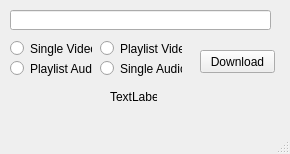
<?xml version="1.0" encoding="UTF-8"?>
<ui version="4.0">
 <class>MainWindow</class>
 <widget class="QMainWindow" name="MainWindow">
  <property name="geometry">
   <rect>
    <x>0</x>
    <y>0</y>
    <width>290</width>
    <height>154</height>
   </rect>
  </property>
  <property name="windowTitle">
   <string>MainWindow</string>
  </property>
  <widget class="QWidget" name="centralwidget">
   <widget class="QPushButton" name="download_Button">
    <property name="geometry">
     <rect>
      <x>200</x>
      <y>50</y>
      <width>75</width>
      <height>23</height>
     </rect>
    </property>
    <property name="text">
     <string>Download</string>
    </property>
   </widget>
   <widget class="QRadioButton" name="single_audio_check_button">
    <property name="geometry">
     <rect>
      <x>100</x>
      <y>60</y>
      <width>82</width>
      <height>17</height>
     </rect>
    </property>
    <property name="text">
     <string>Single Audio</string>
    </property>
   </widget>
   <widget class="QRadioButton" name="single_video_check_button">
    <property name="geometry">
     <rect>
      <x>10</x>
      <y>40</y>
      <width>82</width>
      <height>17</height>
     </rect>
    </property>
    <property name="text">
     <string>Single Video</string>
    </property>
   </widget>
   <widget class="QRadioButton" name="playlist_audio_check_button">
    <property name="geometry">
     <rect>
      <x>10</x>
      <y>60</y>
      <width>82</width>
      <height>17</height>
     </rect>
    </property>
    <property name="text">
     <string>Playlist Audio</string>
    </property>
   </widget>
   <widget class="QRadioButton" name="playlist_video_check_button">
    <property name="geometry">
     <rect>
      <x>100</x>
      <y>40</y>
      <width>82</width>
      <height>17</height>
     </rect>
    </property>
    <property name="text">
     <string>Playlist Video</string>
    </property>
   </widget>
   <widget class="QLineEdit" name="url">
    <property name="geometry">
     <rect>
      <x>10</x>
      <y>10</y>
      <width>261</width>
      <height>20</height>
     </rect>
    </property>
   </widget>
   <widget class="QLabel" name="output_label">
    <property name="geometry">
     <rect>
      <x>110</x>
      <y>90</y>
      <width>47</width>
      <height>13</height>
     </rect>
    </property>
    <property name="text">
     <string>TextLabel</string>
    </property>
   </widget>
  </widget>
  <widget class="QMenuBar" name="menubar">
   <property name="geometry">
    <rect>
     <x>0</x>
     <y>0</y>
     <width>290</width>
     <height>21</height>
    </rect>
   </property>
  </widget>
  <widget class="QStatusBar" name="statusbar"/>
 </widget>
 <resources/>
 <connections/>
</ui>
